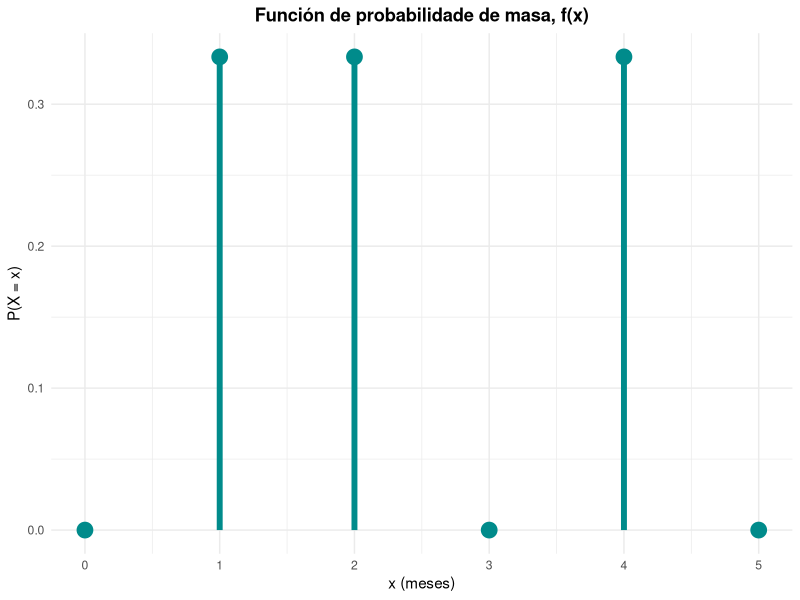
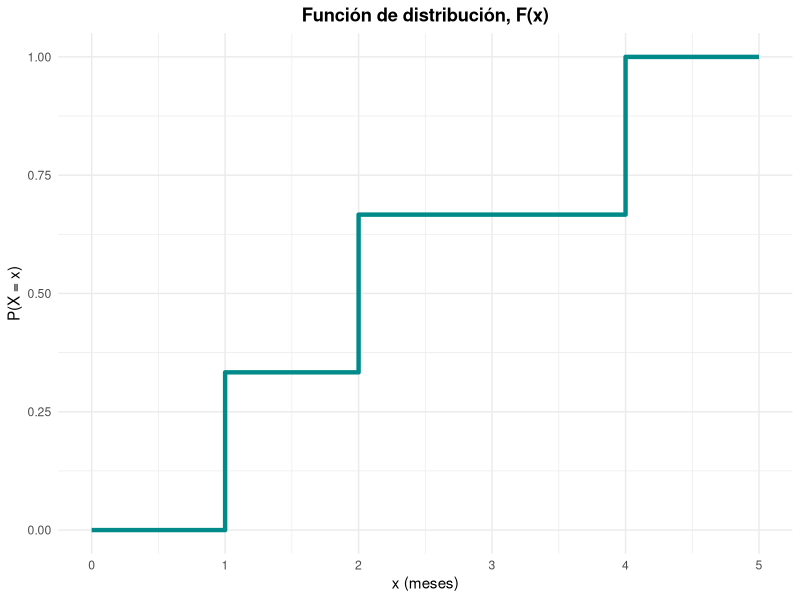
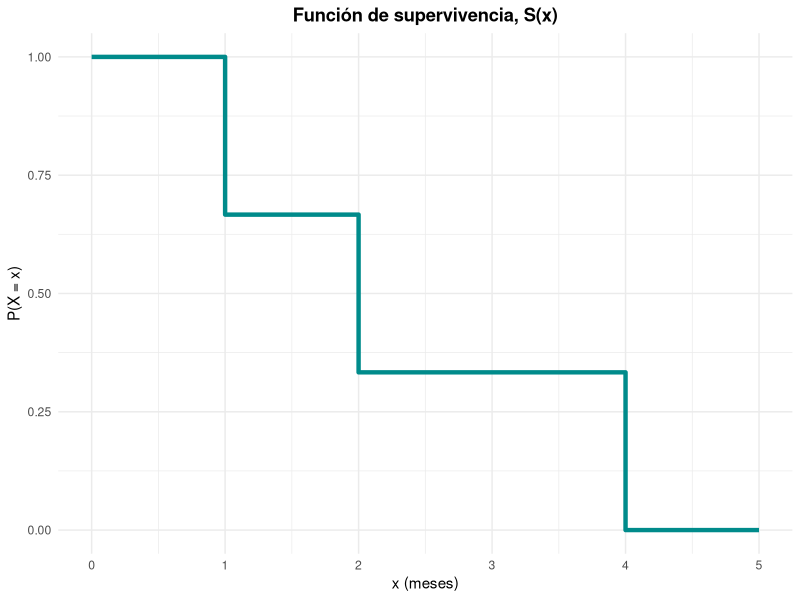
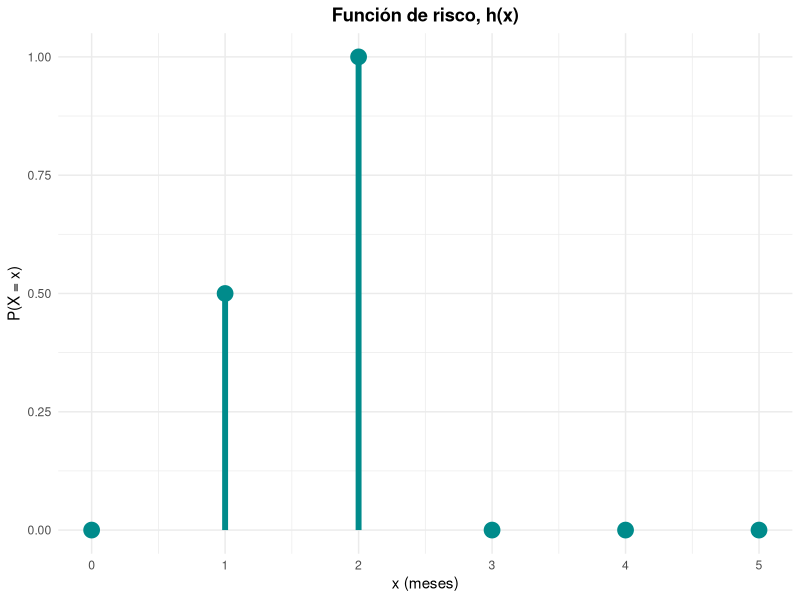
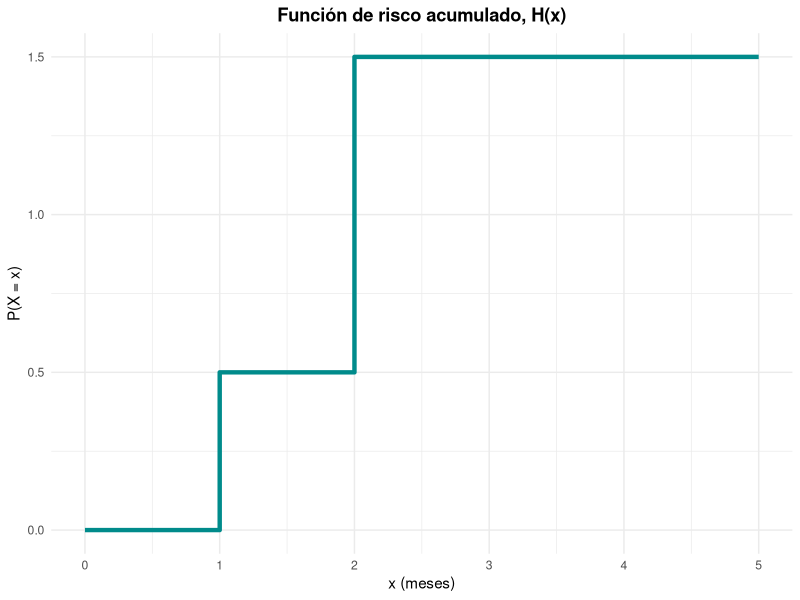

R code for these plots, in order:
############################## Exercicio 3 ##############################
# Sea X una variable discreta con probabilidad 1/3 en cada uno de los tiempos 
# (meses): 1, 2 y 4. Calcula y representa su función de probabilidad, de 
# distribución, de supervivencia, la función de riesgo y la de riesgo acumulado.

## X = "Tempo (en meses)" v.a. discreta, valores {1, 2, 4}, P(X = x) = 1/3
## f(x), F(x), S(x), h(x), H(x)?

library(ggplot2)  ## Para a representación gráfica

## 1. Función de probabilidade (de masa) [pmf, P(X = x)]
## P(X = 1) = 1/3, P(X = 2) = 1/3, P(X = 4) = 1/3.
prob_f_prob_masa <- rep(0, 6)
prob_f_prob_masa[c(2, 3, 5)] <- 1/3
meses <- 0:5
data_f_prob_masa <- data.frame(x = meses, y = prob_f_prob_masa)

ggplot(data_f_prob_masa, aes(x = x, y = y)) + 
  geom_point(color = "cyan4", size = 5) +
  geom_segment(aes(xend = x, yend = 0), color = "cyan4", size = 2) +
  labs(title = "Función de probabilidade de masa, f(x)", x = "x (meses)", y = "P(X = x)") +
  theme_minimal() +
  theme(plot.title = element_text(hjust = 0.5, face = "bold"))


## 2. Función de distribución [F(x)]
## F(x) = P(X <= x).
prob_f_distrib <- cumsum(prob_f_prob_masa)
data_f_distrib <- data.frame(x = meses, y = prob_f_distrib)

ggplot(data_f_distrib, aes(x = x, y = y)) + 
  geom_step(color = "cyan4", size = 1.5) +
  labs(title = "Función de distribución, F(x)", x = "x (meses)", y = "P(X = x)") +
  theme_minimal() +
  theme(plot.title = element_text(hjust = 0.5, face = "bold"))


## 3. Función de supervivencia [S(x)]
## S(x) = P(X > x) = 1 - F(x).
prob_f_superv <- 1 - prob_f_distrib
data_f_superv <- data.frame(x = meses, y = prob_f_superv)

ggplot(data_f_superv, aes(x = x, y = y)) + 
  geom_step(color = "cyan4", size = 1.5) +
  labs(title = "Función de supervivencia, S(x)", x = "x (meses)", y = "P(X = x)") +
  theme_minimal() +
  theme(plot.title = element_text(hjust = 0.5, face = "bold"))


## 4. Función de risco [h(x)]
## h(x) = f(x) / S(x).
prob_f_risco <- prob_f_prob_masa / prob_f_superv
prob_f_risco[is.nan(prob_f_risco) | is.infinite(prob_f_risco)] <- 0
data_f_risco <- data.frame(x = meses, y = prob_f_risco)

ggplot(data_f_risco, aes(x = x, y = y)) + 
  geom_point(color = "cyan4", size = 5) +
  geom_segment(aes(xend = x, yend = 0), color = "cyan4", size = 2) +
  labs(title = "Función de risco, h(x)", x = "x (meses)", y = "P(X = x)") +
  theme_minimal() +
  theme(plot.title = element_text(hjust = 0.5, face = "bold"))



## 5. Función de risco acumulado [H(x)]
## H(x) = sum(h(t)[1:x]).
prob_f_risco_acumu <- cumsum(prob_f_risco)
data_f_risco_acumu <- data.frame(x = meses, y = prob_f_risco_acumu)

ggplot(data_f_risco_acumu, aes(x = x, y = y)) + 
  geom_step(color = "cyan4", size = 1.5) +
  labs(title = "Función de risco acumulado, H(x)", x = "x (meses)", y = "P(X = x)") +
  theme_minimal() +
  theme(plot.title = element_text(hjust = 0.5, face = "bold"))
